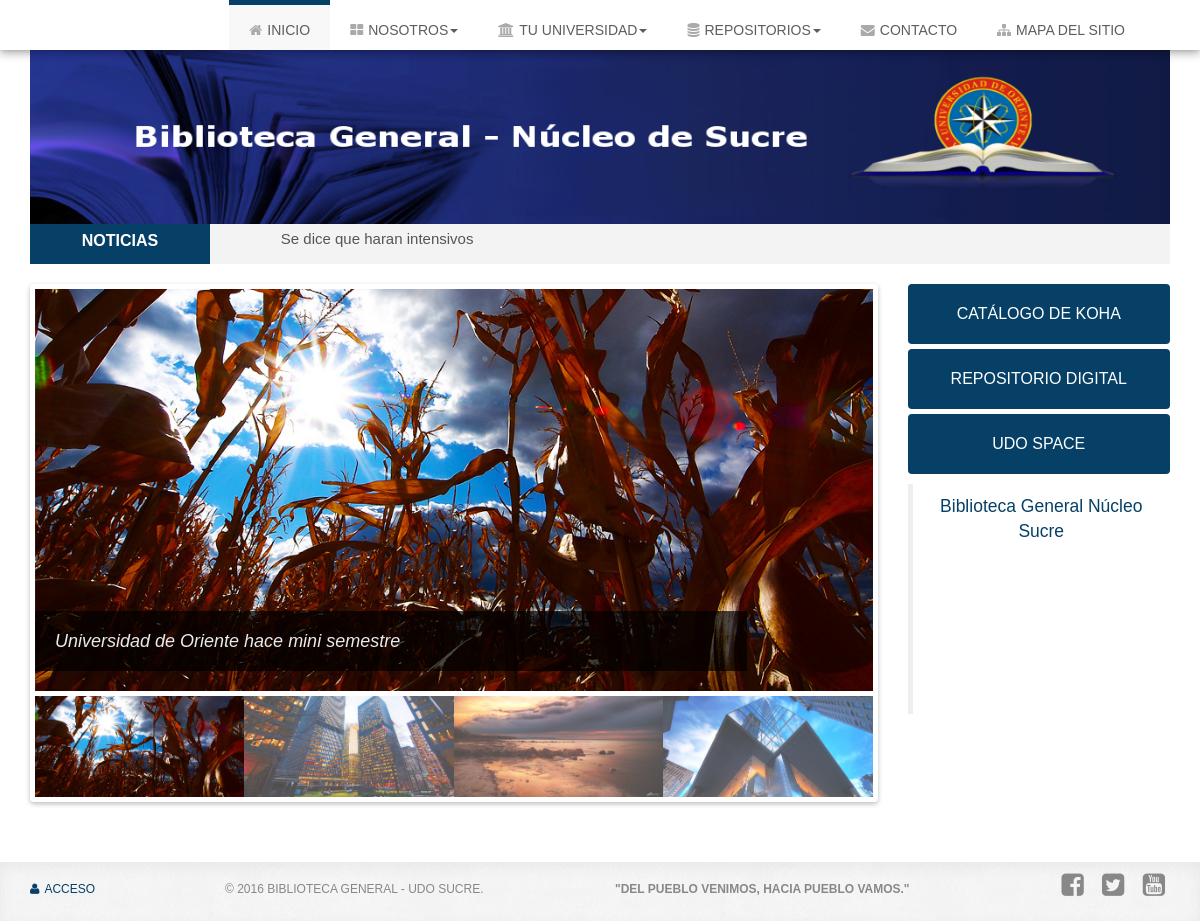
The page / on the database its author committed.
### tables this page shows
CREATE TABLE IF NOT EXISTS `noticia` (
  `id` int(2) NOT NULL AUTO_INCREMENT,
  `titulo` varchar(50) NOT NULL,
  `cuerpo` text NOT NULL,
  `imagen` varchar(50) NOT NULL,
  `fecha` timestamp NOT NULL DEFAULT CURRENT_TIMESTAMP ON UPDATE CURRENT_TIMESTAMP,
  PRIMARY KEY (`id`)
);

### admin/pages/noticia-carousel.php (the view, shortened to what this page needs)
<?php
  include_once('conexion.php');
  $query  = "SELECT * FROM noticia ORDER BY id LIMIT 4";
  $res    = mysqli_query($mysqli,$query);
  $slides='';
  $counter=0;
      while($row=mysqli_fetch_array($res))
        {
            $id = $row['id'];
            $title = $row['titulo'];
            $image = $row['imagen'];
            if($counter == 0)
            {
                $slides .= '<li data-thumb="archivos/subida/'.$image.'" alt="'.$title.'" class="active">
                              <a href="noticia.php?pagina='.$id.'">
                                 <img src="archivos/subida/'.$image.'" alt="'.$title.'" />
                              </a>
                              <div class="flex-caption">
                                  <h4>'.$title.'</h4>
                              </div>
                            </li>';
            }
            else
            {
                $slides .= '<li data-thumb="archivos/subida/'.$image.'" alt="'.$title.'">
                              <a href="noticia.php?pagina='.$id.'">
                                 <img src="archivos/subida/'.$image.'" alt="'.$title.'" />
                              </a>
                              <div class="flex-caption">
                                  <h4>'.$title.'</h4>
                              </div>
                            </li>';
            }
            $counter++;
        }
?>

### admin/pages/noticia-reciente.php (shortened to what this page needs)
<?php
  include_once('conexion.php');
  $query  = "SELECT id, titulo FROM noticia ORDER BY fecha DESC LIMIT 4";
  $res    = mysqli_query($mysqli,$query);
  $recents='';
      if (mysqli_num_rows($res)) {
         while($row=mysqli_fetch_array($res))
        {
            $id = $row['id'];
            $title = $row['titulo'];
            $recents .= '<li><a href="noticia.php?pagina='.$id.'"">'.$title.'</a></li>';
        }
      }
?>

### archivos/flexslider/flexslider.css (style rules this page uses)
.flexslider .slides > li { display: none; -webkit-backface-visibility: hidden; }
.flexslider .slides img { width: 100%; display: block; }

### archivos/css/main.css (style rules this page uses)
body { background: #fff; text-align: center; font-family: 'Century Gothic', sans-serif; color: #888; font-size: 12px; }
a { color: #074066; text-decoration: none; -o-transition: all .3s; -moz-transition: all .3s; -webkit-transition: all .3s; -ms-transition: all .3s; transition: all .3s; }
img { max-width: 100%; }
h3, h4 { line-height: 20px; }
.news ul li { text-align: left; line-height: 32px; list-style: none }
.news ul li a { color: #555; text-decoration: none; font: 15px 'Century Gothic',Helvetica, Arial, sans-serif; -webkit-font-smoothing: antialiased; -webkit-user-select: none }
.flexslider .slides > li { position: relative; }
.flex-caption { position: absolute; left: 0; bottom: 20px; width: 85%; padding: 10px 20px; background: #1d1d1d; background: rgba(0, 0, 0, .7); font-size: 14px; line-height: 24px; color: #eaeaea; text-align: left; font-style: italic; }

### rows shown on the page
noticia: titulo "Se dice que haran intensivos"
noticia: imagen (picture), titulo "Universidad de Oriente hace mini semestre"
